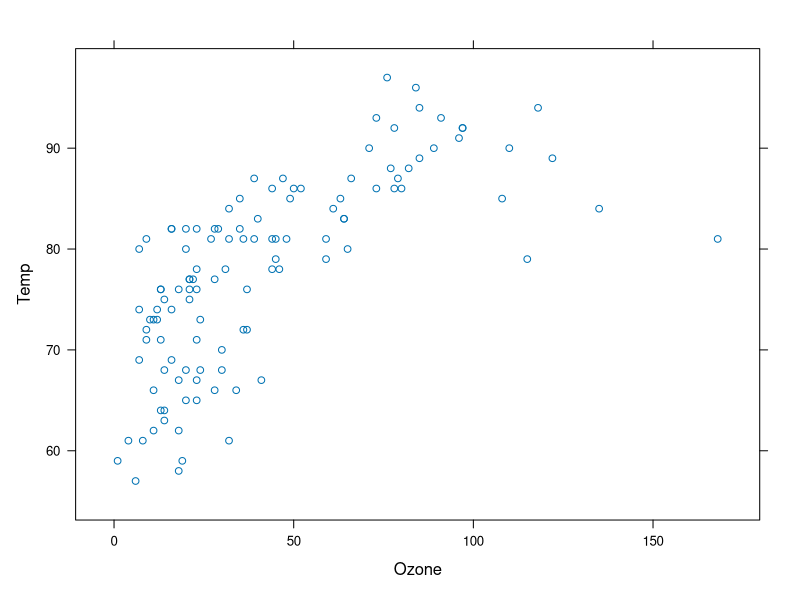
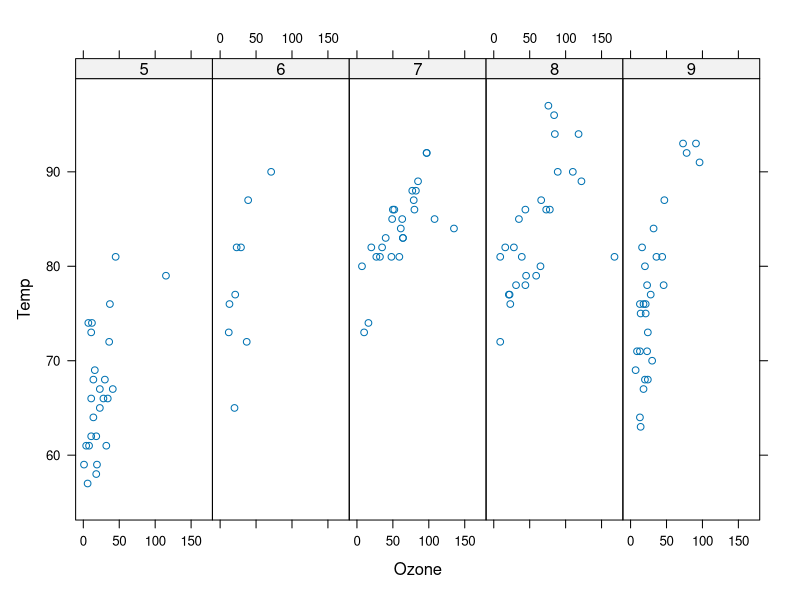
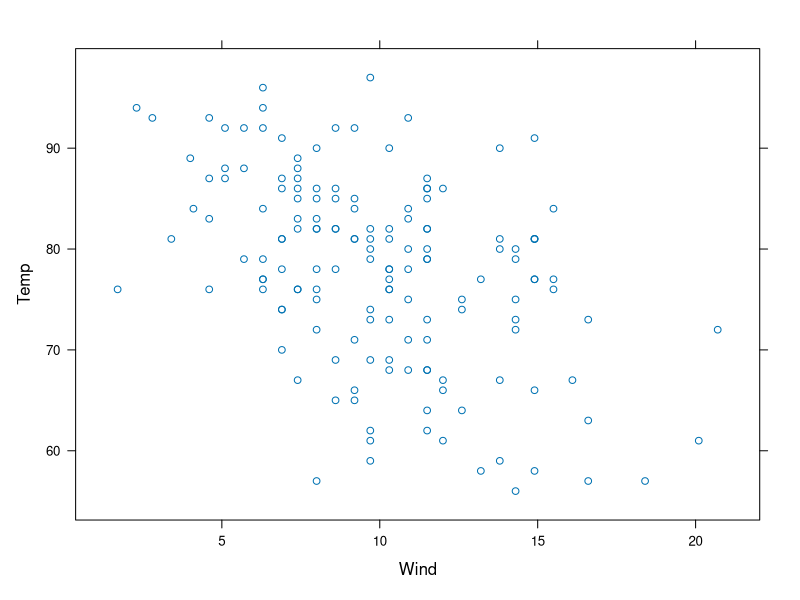
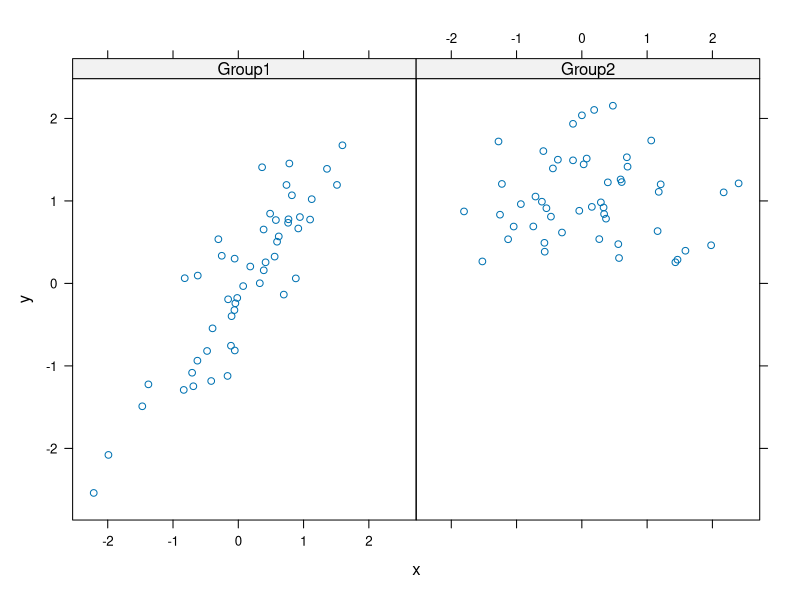
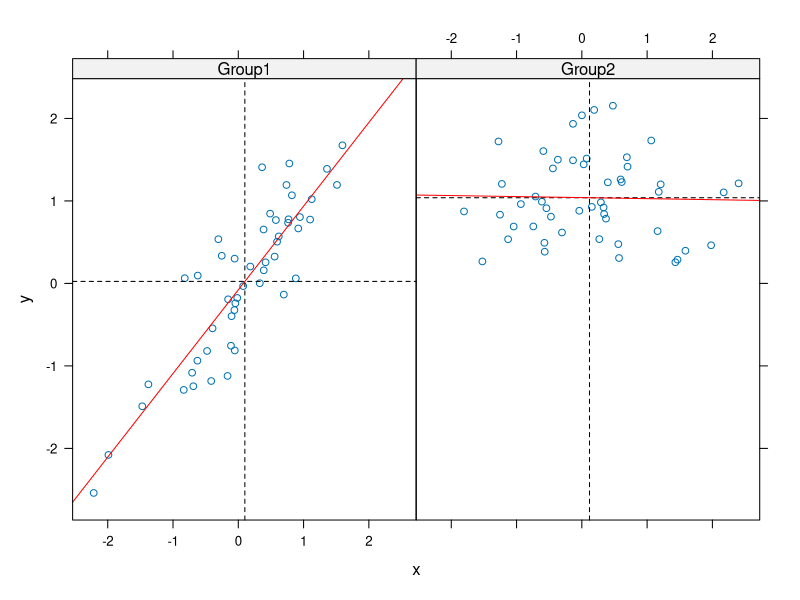

These figures' R source, in order:
# Lattice绘图系统

# 绘图函数
# Lattice包
#   xyplot（散点图）/bwplot/histogram/stripplot/dotplot/splom/levelplot/contourplot
#   格式：xyplot(y ~ x | f*g, data) # y因变量，x自变量，f*g分类变量
#   panel函数，用于控制每个面板内的绘图
# grid包
#   实现了独立于base的绘图系统
#  lattice包是基于grid创建的；很少直接从grid包调用函数
# Lattice与Base的重要区别
#  Base绘图函数直接在图形设备上绘图
#  Lattice绘图函数返回trellis类对象
#   打印函数真正执行了在设备上绘图
#   命令执行时，trellis类对象会自动打印，所以看起来就像是lattice函数直接完成了绘图（机制不同）


library(lattice)
xyplot(Temp ~ Ozone, data = airquality)
airquality$Month <- factor(airquality$Month)
xyplot(Temp~Ozone|Month, data=airquality, layout=c(5,1))

q <- xyplot(Temp ~ Wind, data = airquality)
print(q)

# pannel
set.seed(1)
x <- rnorm(100)
f <- rep(0:1, each=50)
y <- x + f - f*x + rnorm(100, sd=0.5)
f <- factor(f, labels = c("Group1", "Group2"))
xyplot(y~x|f, layout=c(2,1))

xyplot(y~x|f, panel = function(x,y) {
  panel.xyplot(x, y)
  panel.abline(v=mean(x), h=mean(y), lty=2)
  panel.lmline(x, y, col="red") # 回归线
})

